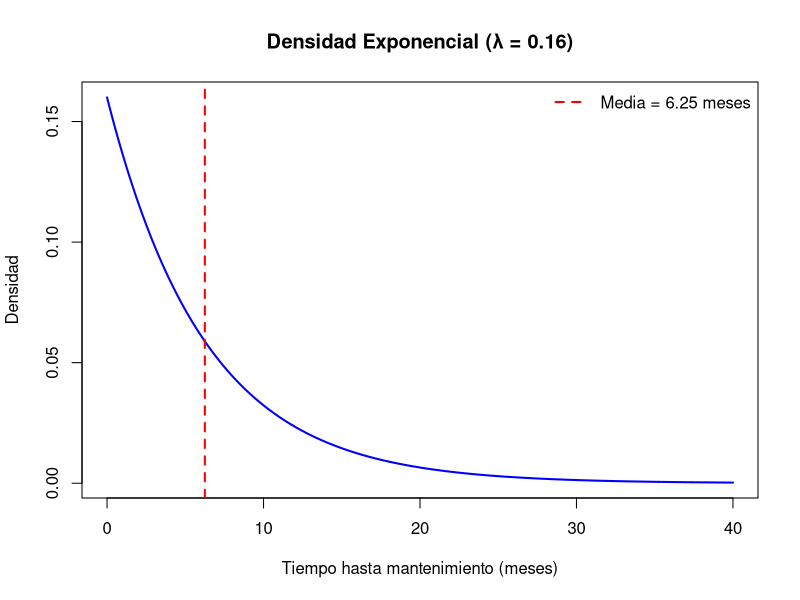
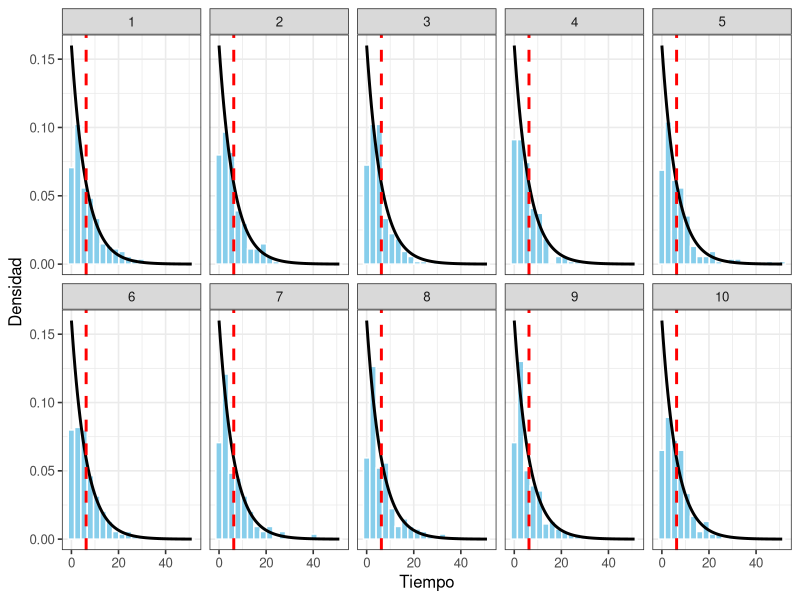
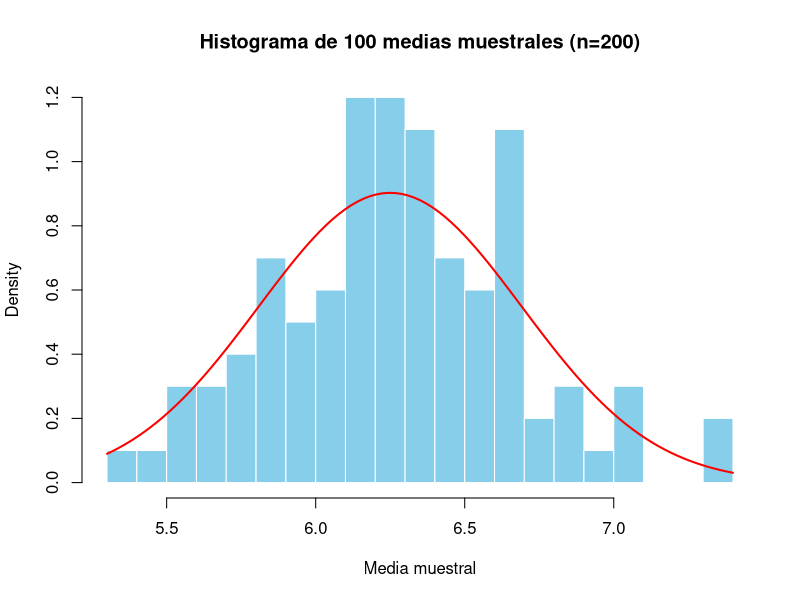

Write R code to recreate these figures, in order.
## ---- chunk 1
library(tibble)
library(tidyverse)

lambda <- 0.16
mu <- 1/lambda
varX <- 1/(lambda^2)
tibble(media_poblacional = mu, var_poblacional = varX)
## ---- chunk 2

# Datos para graficar
x <- seq(0, 40, length.out=1000)
y <- dexp(x, rate=lambda)


# Gráfico de densidad
plot(x, y, type="l", 
     col="blue", lwd=2,
     main="Densidad Exponencial (λ = 0.16)",
     xlab="Tiempo hasta mantenimiento (meses)",
     ylab="Densidad")

# Línea vertical en la media
abline(v=mu, col="red", lty=2, lwd=2)

# Leyenda
legend("topright", 
       legend=c(paste("Media =", round(mu,2),"meses")),
       col="red", lty=2, lwd=2, bty="n")



## ---- chunk 3

n <- 200 # Lista con 10 muestras (cada una de tamaño 200) 
muestras <- replicate(10, rexp(n, rate=lambda), simplify=FALSE)

library(ggplot2)
library(dplyr)

df <- data.frame(
  valor = unlist(muestras),
  muestra = rep(1:10, each=n)
)

ggplot(df, aes(x=valor)) +
  geom_histogram(aes(y=..density..), fill="skyblue", color="white", bins=20) +
  stat_function(fun = dexp, args = list(rate=lambda), color="black", size=1) +
  geom_vline(xintercept=mu, color="red", linetype="dashed", size=1) +
  facet_wrap(~muestra, ncol=5) +
  labs(x="Tiempo", y="Densidad") +
  theme_bw(base_size=12)

## ---- chunk 4
## 3) Medias y varianzas muestrales + comparación con población
resultados <- data.frame(
  muestra        = 1:10,
  media_muestral = sapply(muestras, mean),
  var_muestral   = sapply(muestras, var)
)

resultados$dif_media <- resultados$media_muestral - mu
resultados$dif_var   <- resultados$var_muestral   - varX

print(resultados)

## 4) Resumen global de las 10 muestras (útil para tu reporte)
resumen <- c(
  media_poblacional   = mu,
  var_poblacional     = varX,
  promedio_de_medias  = mean(resultados$media_muestral),
  promedio_de_var     = mean(resultados$var_muestral),
  sd_de_las_medias    = sd(resultados$media_muestral)    # se espera ≈ (1/lambda)/sqrt(n)
)
print(round(resumen, 4))

## ---- chunk 5

set.seed(123)
lambda <- 0.16
n <- 200
B <- 100   # número de muestras

# 1) Generar 100 medias muestrales
medias <- replicate(B, mean(rexp(n, rate=lambda)))

# 2) Histograma de las medias muestrales
hist(medias, breaks=15, col="skyblue", border="white",
     main="Histograma de 100 medias muestrales (n=200)",
     xlab="Media muestral", probability=TRUE)

# Curva normal teórica según el TLC
mu <- 1/lambda
sigma <- 1/lambda
sigma_xbar <- sigma/sqrt(n)

curve(dnorm(x, mean=mu, sd=sigma_xbar), add=TRUE, col="red", lwd=2)

# 3) Promedio y varianza de las 100 medias muestrales
promedio_medias <- mean(medias)
varianza_medias <- var(medias)

c(promedio_medias=promedio_medias, varianza_medias=varianza_medias)

# 4) Test de normalidad (Shapiro-Wilk)
shapiro.test(medias)
